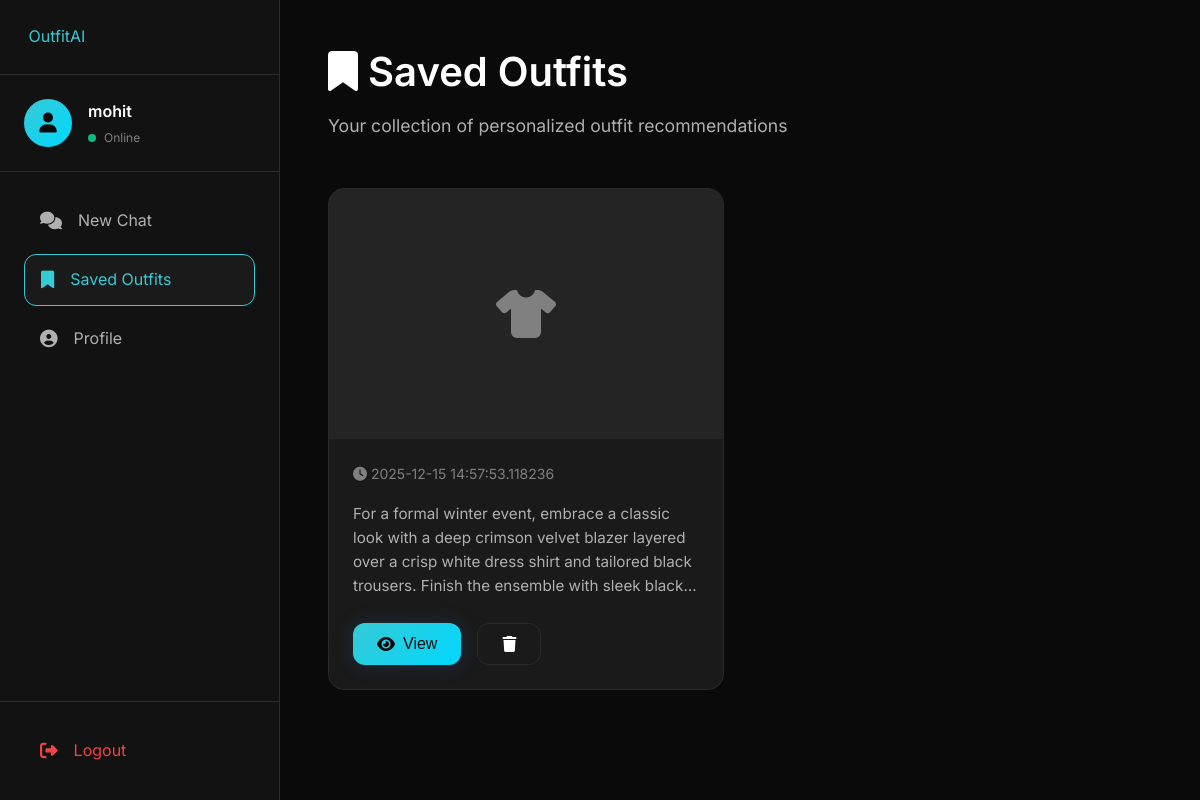
/recommendations/recommendations (signed in), run on the app's committed database.
### models/database.py (models this page shows, shortened)
class User(UserMixin, db.Model):
    __tablename__ = 'users'
    id = db.Column(db.Integer, primary_key=True)
    username = db.Column(db.String(80), unique=True, nullable=False)
    email = db.Column(db.String(120), unique=True, nullable=False)
    password_hash = db.Column(db.String(255), nullable=False)
    is_guest = db.Column(db.Boolean, default=False)  # NEW: Track guest users
    created_at = db.Column(db.DateTime, default=datetime.utcnow)
    preferences = db.relationship('Preference', backref='user', lazy=True, cascade='all, delete-orphan')
    recommendations = db.relationship('Recommendation', backref='user', lazy=True, cascade='all, delete-orphan')
    uploaded_images = db.relationship('UploadedImage', backref='user', lazy=True, cascade='all, delete-orphan')

class Recommendation(db.Model):
    __tablename__ = 'recommendations'
    id = db.Column(db.Integer, primary_key=True)
    user_id = db.Column(db.Integer, db.ForeignKey('users.id'), nullable=False)
    session_id = db.Column(db.String(50), nullable=False)
    workflow_type = db.Column(db.String(50), default='generate_new')  # NEW: generate_new, modify, from_analysis
    parent_recommendation_id = db.Column(db.Integer, db.ForeignKey('recommendations.id'), nullable=True)  # NEW: For modifications
    recommendation_text = db.Column(db.Text, nullable=False)
    image_paths = db.Column(db.Text)  # JSON string of image paths
    sd_prompt = db.Column(db.Text)  # NEW: Store original SD prompt
    sd_parameters = db.Column(db.Text)  # NEW: Store SD params as JSON
    created_at = db.Column(db.DateTime, default=datetime.utcnow)
    is_saved = db.Column(db.Boolean, default=False)
    modifications = db.relationship('Recommendation',
                                   backref=db.backref('parent', remote_side=[id]),
                                   lazy=True)

### routes/recommendations.py (the view)
@recommendations_bp.route('/recommendations')
@login_required
def view_recommendations():
    try:
        print("🔄 Loading recommendations page...")
        recommendations = Recommendation.query.filter_by(
            user_id=current_user.id,
            is_saved=True
        ).order_by(Recommendation.created_at.desc()).all()
        print(f"✅ Found {len(recommendations)} recommendations")
        for rec in recommendations:
            if rec.image_paths:
                try:
                    rec.image_paths_list = json.loads(rec.image_paths)
                    print(f"📷 Recommendation {rec.id}: {len(rec.image_paths_list)} images")
                except Exception as e:
                    print(f"⚠️ Error parsing image paths for rec {rec.id}: {e}")
                    rec.image_paths_list = []
            else:
                rec.image_paths_list = []
        return render_template('recommendations.html', recommendations=recommendations)
    except Exception as e:
        print(f"❌ Error loading recommendations: {e}")
        traceback.print_exc()
        flash(f'Error loading recommendations: {str(e)}', 'error')
        return redirect(url_for('index'))

### app.py (called while the page is built)
@login_manager.user_loader
def load_user(user_id):
    return User.query.get(int(user_id))

@app.context_processor
def inject_globals():
    from flask_login import current_user
    is_guest = session.get('is_guest', False) and not current_user.is_authenticated
    return {
        'app_name': Config.APP_NAME,
        'app_tagline': Config.APP_TAGLINE,
        'is_guest': is_guest,
        'guest_id': session.get('guest_id') if is_guest else None
    }

@app.before_request
def make_session_permanent():
    session.permanent = True

### templates/recommendations.html (shortened to what this page needs)
{% extends "base.html" %}
{% block extra_css %}
<link rel="stylesheet" href="{{ url_for('static', filename='css/chatbot.css') }}">
{% endblock %}
{% block content %}
<div class="recommendations-page">
    <div class="sidebar">
        <div class="sidebar-header">
            <a href="{{ url_for('index') }}" class="brand-logo">
                <span>Outfit<span class="brand-accent">AI</span></span>
            </a>
        </div>
        <div class="sidebar-user">
            <div class="user-avatar">
                <i class="fas fa-user"></i>
            </div>
            <div class="user-info">
                <div class="user-name">{{ current_user.username if current_user.is_authenticated else 'User' }}</div>
                <div class="user-status">
                    <span class="status-dot"></span>
                    <span>Online</span>
                </div>
            </div>
        </div>
        <nav class="sidebar-nav">
            <a href="{{ url_for('chatbot.chat_interface') }}" class="nav-item">
                <i class="fas fa-comments"></i>
                <span>New Chat</span>
            </a>
            <a href="{{ url_for('recommendations.view_recommendations') }}" class="nav-item active">
                <i class="fas fa-bookmark"></i>
                <span>Saved Outfits</span>
            </a>
            <a href="{{ url_for('recommendations.profile') }}" class="nav-item">
                <i class="fas fa-user-circle"></i>
                <span>Profile</span>
            </a>
        </nav>
        <div class="sidebar-footer">
            <a href="{{ url_for('auth.logout') }}" class="nav-item logout">
                <i class="fas fa-sign-out-alt"></i>
                <span>Logout</span>
            </a>
        </div>
    </div>
    <div class="recommendations-content">
        <div class="page-header">
            <h1 class="page-title">
                <i class="fas fa-bookmark"></i>
                Saved Outfits
            </h1>
            <p class="page-subtitle">Your collection of personalized outfit recommendations</p>
        </div>
        {% if recommendations and recommendations|length > 0 %}
        <div class="recommendations-grid">
            {% for rec in recommendations %}
            <div class="recommendation-card">
                {% if rec.image_paths %}
                    {% set images = rec.image_paths.split(',') if rec.image_paths is string else rec.image_paths %}
                    {% if images|length == 1 %}
                    <div class="card-images">
                        <img src="{{ images[0] }}" alt="Outfit recommendation">
                    </div>
                    {% elif images|length > 1 %}
                    <div class="card-images">
                        <div class="card-images-grid">
                            {% for image in images[:3] %}
                            <img src="{{ image }}" alt="Outfit recommendation {{ loop.index }}">
                            {% endfor %}
                        </div>
                    </div>
                    {% endif %}
                {% else %}
                <div class="card-images">
                    <div style="display: flex; align-items: center; justify-content: center; height: 100%; color: var(--text-muted);">
                        <i class="fas fa-tshirt" style="font-size: 3rem;"></i>
                    </div>
                </div>
                {% endif %}
                <div class="card-content">
                    <div class="card-date">
                        <i class="fas fa-clock"></i>
                        {{ rec.created_at }}
                    </div>
                    <div class="card-text">
                        {{ rec.recommendation_text[:200] }}{{ '...' if rec.recommendation_text|length > 200 else '' }}
                    </div>
                    <div class="card-actions">
                        <button class="btn btn-primary" onclick="viewRecommendation({{ rec.id }})">
                            <i class="fas fa-eye"></i>
                            <span>View</span>
                        </button>
                        <button class="btn btn-secondary" onclick="deleteRecommendation({{ rec.id }})">
                            <i class="fas fa-trash"></i>
                        </button>
                    </div>
                </div>
            </div>
            {% endfor %}
        </div>
        {% endif %}
    </div>
</div>
{% endblock %}

### static/css/style.css (style rules this page uses)
:root { --primary-bg: #0a0a0a; --secondary-bg: #121212; --card-bg: #1a1a1a; --hover-bg: #242424; --primary-accent: #37c9d4; --secondary-accent: #00d9ff; --accent-glow: rgba(55, 118, 212, 0.2); --text-primary: #ffffff; --text-secondary: #b0b0b0; --text-muted: #808080; --border-color: #2a2a2a; --border-hover: #3a3a3a; --success-color: #10b981; --error-color: #ef4444; --warning-color: #f59e0b; --info-color: #3b82f6; --spacing-xs: 0.5rem; --spacing-sm: 1rem; --spacing-md: 1.5rem; --spacing-lg: 2rem; --spacing-xl: 3rem; --radius-sm: 8px; --radius-md: 12px; --radius-lg: 16px; --radius-xl: 24px; --shadow-sm: 0 2px 8px rgba(0, 0, 0, 0.4); --shadow-md: 0 4px 16px rgba(0, 0, 0, 0.5); --shadow-lg: 0 8px 32px rgba(0, 0, 0, 0.6); --shadow-glow: 0 0 20px var(--accent-glow); --transition-fast: 0.2s ease; --transition-normal: 0.3s ease; --transition-slow: 0.5s ease; }
* { margin: 0; padding: 0; box-sizing: border-box; }
body { font-family: 'Inter', -apple-system, BlinkMacSystemFont, 'Segoe UI', sans-serif; background: var(--primary-bg); color: var(--text-primary); line-height: 1.6; -webkit-font-smoothing: antialiased; -moz-osx-font-smoothing: grayscale; }
h1, h2, h3, h4, h5, h6 { font-weight: 600; line-height: 1.2; margin-bottom: var(--spacing-sm); }
h1 { font-size: 3.5rem; }
p { margin-bottom: var(--spacing-sm); color: var(--text-secondary); }
a { color: var(--primary-accent); text-decoration: none; transition: color var(--transition-fast); }
.btn { display: inline-flex; align-items: center; gap: var(--spacing-xs); padding: 0.75rem 1.5rem; border-radius: var(--radius-md); font-size: 1rem; font-weight: 500; cursor: pointer; transition: all var(--transition-fast); border: none; outline: none; text-decoration: none; position: relative; overflow: hidden; }
.btn::before { content: ''; position: absolute; top: 50%; left: 50%; width: 0; height: 0; border-radius: 50%; background: rgba(255, 255, 255, 0.1); transform: translate(-50%, -50%); transition: width 0.6s, height 0.6s; }
.btn-primary { background: linear-gradient(135deg, var(--primary-accent), var(--secondary-accent)); color: var(--primary-bg); box-shadow: var(--shadow-glow); }
.btn-secondary { background: var(--card-bg); color: var(--text-primary); border: 1px solid var(--border-color); }
.brand-accent { color: var(--primary-accent); }

### static/css/chatbot.css (style rules this page uses)
.sidebar { width: 280px; background: var(--secondary-bg); border-right: 1px solid var(--border-color); display: flex; flex-direction: column; flex-shrink: 0; }
.sidebar-header { padding: var(--spacing-md); border-bottom: 1px solid var(--border-color); }
.sidebar-user { padding: var(--spacing-md); display: flex; align-items: center; gap: var(--spacing-sm); border-bottom: 1px solid var(--border-color); }
.user-avatar { width: 48px; height: 48px; border-radius: 50%; background: linear-gradient(135deg, var(--primary-accent), var(--secondary-accent)); display: flex; align-items: center; justify-content: center; color: var(--primary-bg); font-size: 1.25rem; }
.user-info { flex: 1; }
.user-name { font-weight: 600; color: var(--text-primary); margin-bottom: 0.25rem; }
.user-status { display: flex; align-items: center; gap: 0.5rem; font-size: 0.75rem; color: var(--text-muted); }
.status-dot { width: 8px; height: 8px; border-radius: 50%; background: var(--success-color); animation: pulse 2s infinite; }
.sidebar-nav { flex: 1; padding: var(--spacing-md); display: flex; flex-direction: column; gap: var(--spacing-xs); }
.nav-item { display: flex; align-items: center; gap: var(--spacing-sm); padding: 0.75rem 1rem; border-radius: var(--radius-md); color: var(--text-secondary); transition: all var(--transition-fast); cursor: pointer; }
.nav-item.active { background: var(--card-bg); color: var(--primary-accent); border: 1px solid var(--primary-accent); }
.nav-item i { font-size: 1.1rem; }
.sidebar-footer { padding: var(--spacing-md); border-top: 1px solid var(--border-color); }
.nav-item.logout { color: var(--error-color); }

### data on the page
User: username "mohit"
Recommendation: created_at "2025-12-15 14:57:53.118236", recommendation_text "For a formal winter event, embrace a classic look with a deep crimson velvet blazer layered over a crisp white dress shirt and tailored black trousers. Finish the ensemble with sleek…"
